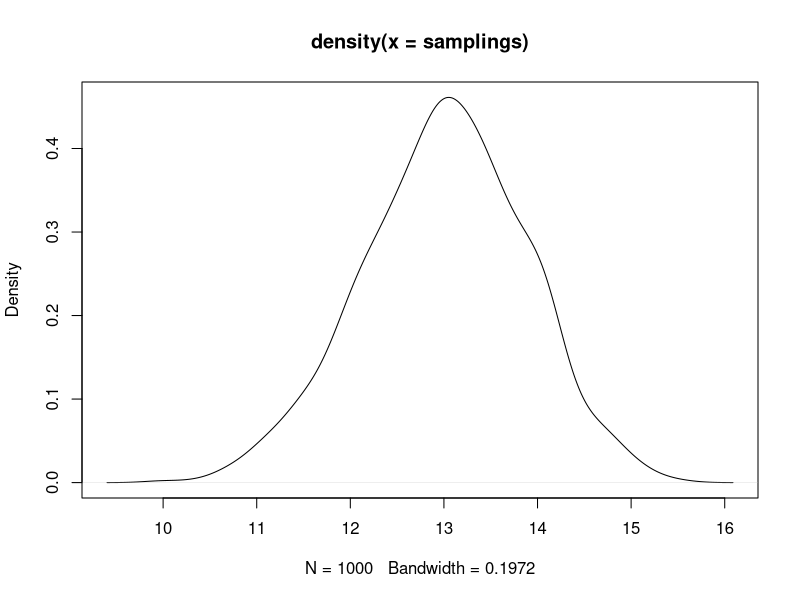
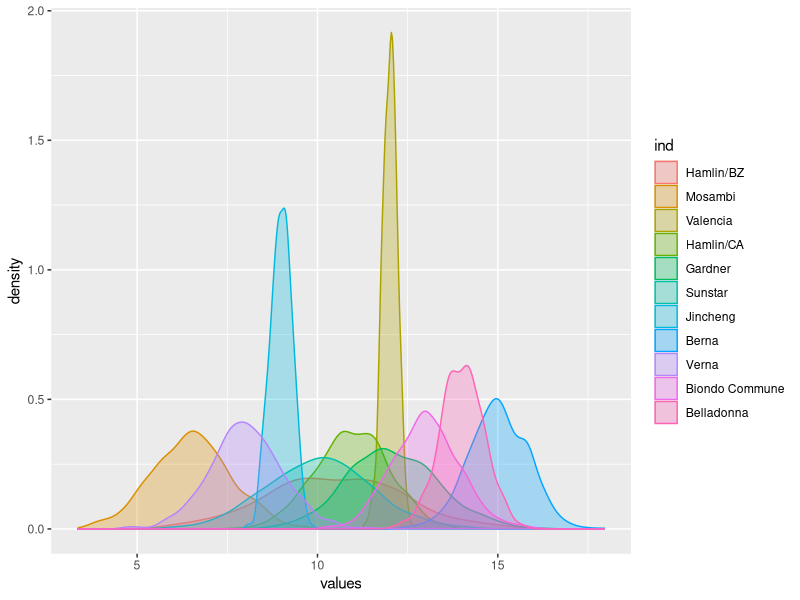

Generate these figures, in order, with R:
library(ggplot2)
#sampling Brix/Acid of 1000 "Biondo Commune" orange juices from Egypt
samplings = rnorm(1000,mean=13,sd=0.9)
plot(density(samplings))

#compare Brix/Acid of 11 orange juices
mean_vector = c(10.5,6.5,12,11,12,10,9,15,8,13,14)
sd_vector = c(2,1.1,0.2,1,1.3,1.4,0.3,0.8,1,0.9,0.6)

#sampling 1000 instances
data_matrix = sapply(1:11, function(x){
  return(rnorm(1000,mean_vector[x],sd_vector[x]))
})
colnames(data_matrix) = c("Hamlin/BZ","Mosambi","Valencia","Hamlin/CA","Gardner","Sunstar","Jincheng","Berna","Verna","Biondo Commune","Belladonna")
df = as.data.frame(data_matrix)
df_stack = stack(df)

ggplot(df_stack,aes(x=values)) + geom_density(aes(group = ind, colour = ind, fill = ind),alpha = 0.3)
